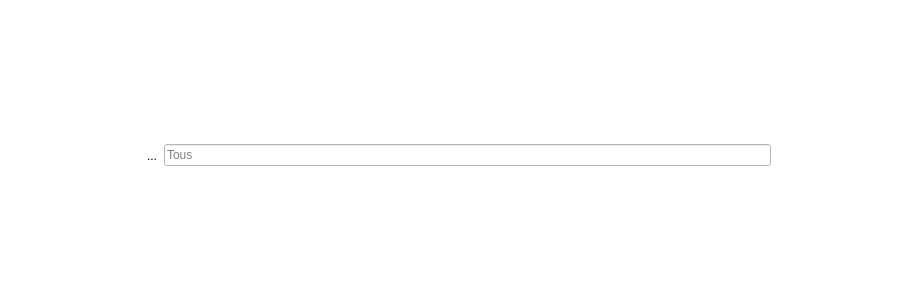
<?xml version="1.0" encoding="UTF-8"?>
<ui version="4.0">
 <class>Search</class>
 <widget class="QWidget" name="Search">
  <property name="geometry">
   <rect>
    <x>0</x>
    <y>0</y>
    <width>905</width>
    <height>300</height>
   </rect>
  </property>
  <property name="windowTitle">
   <string>Form</string>
  </property>
  <property name="styleSheet">
   <string notr="true">background-color: rgb(255, 255, 255);</string>
  </property>
  <widget class="QWidget" name="horizontalLayoutWidget">
   <property name="geometry">
    <rect>
     <x>140</x>
     <y>80</y>
     <width>631</width>
     <height>151</height>
    </rect>
   </property>
   <layout class="QHBoxLayout" name="horizontalLayout">
    <property name="spacing">
     <number>0</number>
    </property>
    <item>
     <widget class="QToolButton" name="toolButton">
      <property name="text">
       <string>...</string>
      </property>
      <property name="icon">
       <iconset resource="res.qrc">
        <normaloff>:/icons/search.png</normaloff>:/icons/search.png</iconset>
      </property>
      <property name="iconSize">
       <size>
        <width>20</width>
        <height>20</height>
       </size>
      </property>
      <property name="autoRepeatInterval">
       <number>100</number>
      </property>
      <property name="popupMode">
       <enum>QToolButton::InstantPopup</enum>
      </property>
      <property name="autoRaise">
       <bool>true</bool>
      </property>
     </widget>
    </item>
    <item>
     <widget class="QLineEdit" name="search">
      <property name="placeholderText">
       <string>Tous</string>
      </property>
     </widget>
    </item>
   </layout>
  </widget>
 </widget>
 <resources>
  <include location="res.qrc"/>
 </resources>
 <connections/>
</ui>
